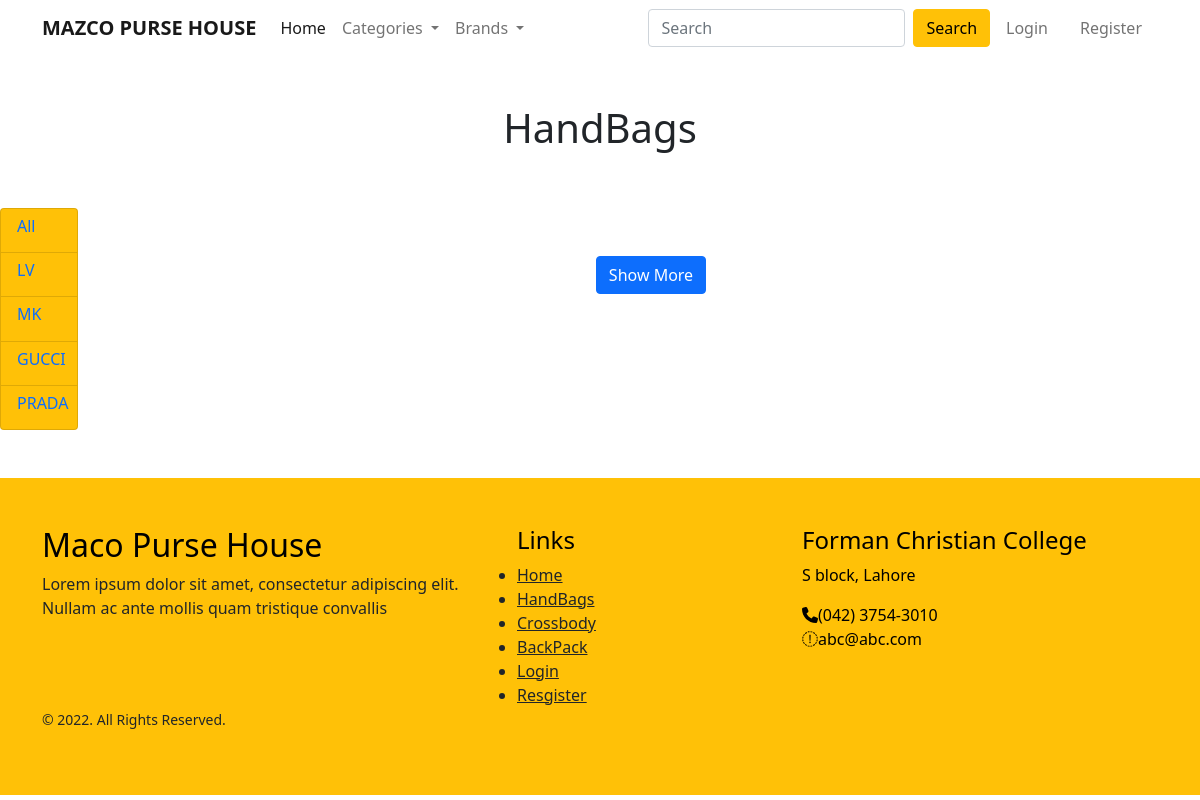
Page /bags/lv on the earlier database version.
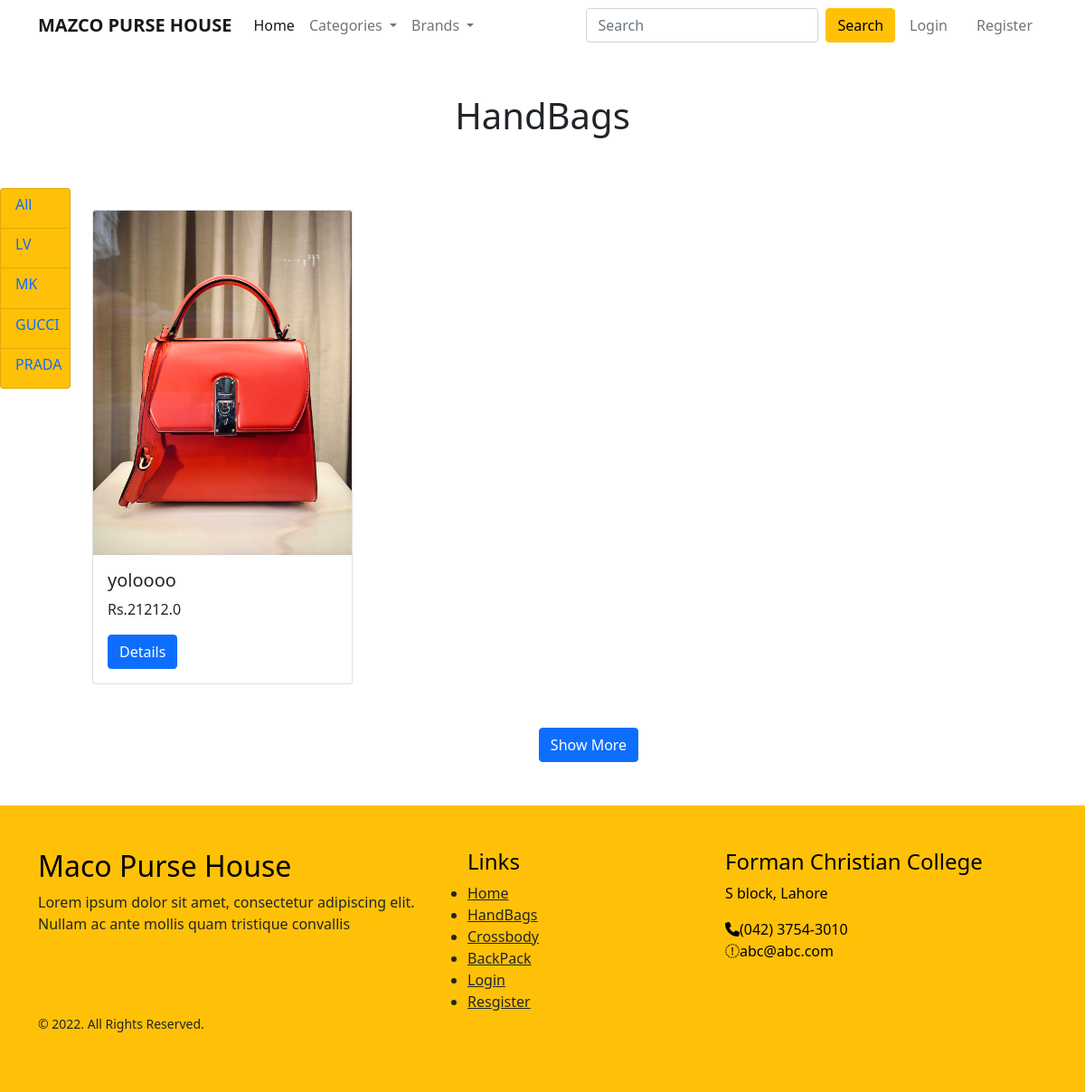
Same page on the later database version.
### app/models.py (models this page shows, shortened)
class Product(models.Model):
    title= models.CharField(max_length= 200)
    selling_price = models.FloatField()
    discounted_price = models.FloatField()
    description = models.TextField()
    brand = models.CharField(max_length= 200)
    category = models.CharField ( choices=CATEGORY_CHOICES, max_length = 2)
    product_image = models.ImageField(upload_to = 'productimg')

### app/views.py (the view)
# urls.py: path('bags/', views.BagView.as_view(), name='bags'),
class BagView(View):
    def get(self, request, data = None):
        if data == None:
            handbags = Product.objects.filter(category = 'H')
        elif data == 'lv' or data == 'mk':
            handbags = Product.objects.filter(category = 'H').filter(brand = data)
        return render(request, 'app/bags.html', {'handbags':handbags})

### app/templates/app/bags.html (shortened to what this page needs)
{% extends 'app/base.html' %}
{% load static %}
{% block main-content %}
<h1 class="text-center py-5">HandBags</h1>
<div class="row">
    <div class="col-md-1 ">
<ul class="list-group ">
    <a href="{% url 'bags' %}" class="list-group-item  bg-warning"> <h6>All</h6></a>
    <a href="{% url 'bagsdata' 'lv' %}" class="list-group-item bg-warning"> <h6>LV</h6></a>
    <a href="{% url 'bagsdata' 'mk'%}" class="list-group-item bg-warning"> <h6>MK</h6></a>
    <a href="{% url 'bagsdata' 'lv'%}" class="list-group-item bg-warning"> <h6>GUCCI</h6></a>
    <a href="{% url 'bagsdata' 'lv'%}" class="list-group-item bg-warning"> <h6>PRADA</h6></a>
</ul>
    </div>
    <div class="col-md-11">
    <div class="row">
       {% for b in handbags %}
        <div class="col-lg-4 col-md-4 col-12 pt-4 ">
        <div class="card " style="width: 18rem;">
            <img class="card-img-top" src="{{b.product_image.url}}" alt="Card image cap">
            <div class="card-body">
            <h5 class="card-title">{{b.title}}</h5>
            <p class="card-text">Rs.{{b.selling_price}}</p>
            <a href="{% url 'product-detail' b.id %}" class="btn btn-primary">Details</a>
            </div>
        </div>
        </div>
        {% endfor %}
    </div>
     <div class="pt-5 justify-content-center text-center">
        <a href="/bags/" class="btn btn-primary">Show More</a>
     </div>
    </div>
    </div>
{% endblock main-content %}

Differences in the rows shown:
added Product: product_image (picture), title "yoloooo", selling_price "21212.0"
